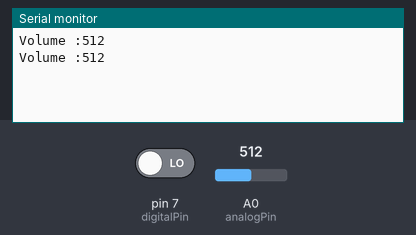
The sketch below on a simulated Arduino Uno, built with avr-gcc and run on an emulated ATmega328P. Parts: the last lines printed to the serial monitor. The inputs (shaded band) are chosen by the test bench; at power-on: pin 7 (digitalPin) LOW, A0 (analogPin) = 512.

Above: at 1.8 s.
1.9 s: pin 7 (digitalPin) driven HIGH
At 2.4 s:
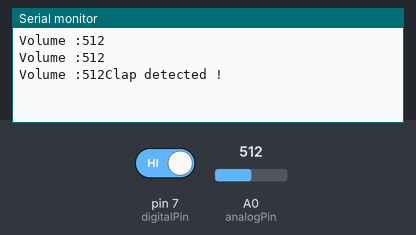
4.5 s: A0 (analogPin) set to 716
At 5.8 s:
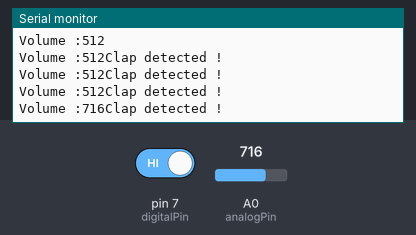
6.0 s: A0 (analogPin) set to 900
At 6.7 s:
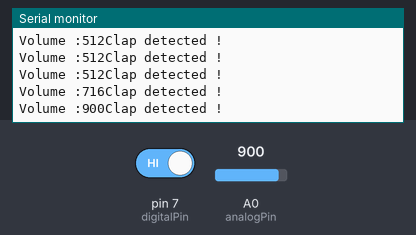
7.5 s: pin 7 (digitalPin) driven LOW
At 8.8 s:
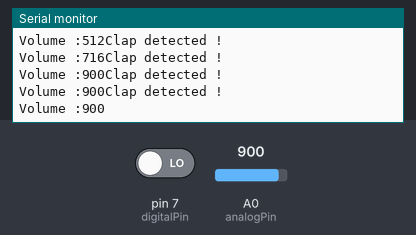
Timing chart, 0 to 10.0 s (numbered marks = the images above; inputs shaded):
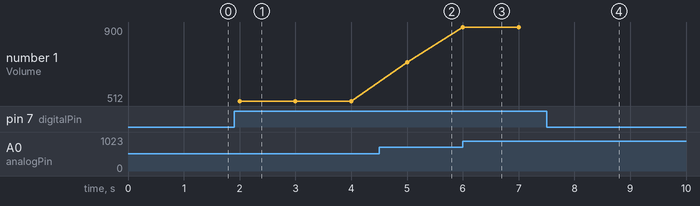

The sketch:

soundSensor.ino
```cpp
int analogPin = A0;
int digitalPin = 7;
int analogVal = 0;
int digitalVal = 0;

void setup() {
  // put your setup code here, to run once:
 Serial.begin(9600);
 pinMode(digitalPin, INPUT);
}

void loop() {
  // put your main code here, to run repeatedly:
  analogVal = analogRead(analogPin);
  digitalVal = digitalRead(digitalPin);

  Serial.print("Volume :"); Serial.print(analogVal);
  if(digitalVal== HIGH) Serial.println("Clap detected !");
  else Serial.println();

  delay(1000);

}
```

Measured:
- after the input at 1.9 s, the serial monitor: prints a new line after 0.10 s (image 1)
- after the input at 4.5 s, the serial monitor: prints a new line after 0.50 s (image 2)
- after the input at 6.0 s, the serial monitor: prints a new line at once (image 3)
- after the input at 7.5 s, the serial monitor: prints a new line after 0.50 s (image 4)
- plotted number 1: 512 → 716 after the input at 4.5 s, 716 → 900 after the input at 6.0 s
